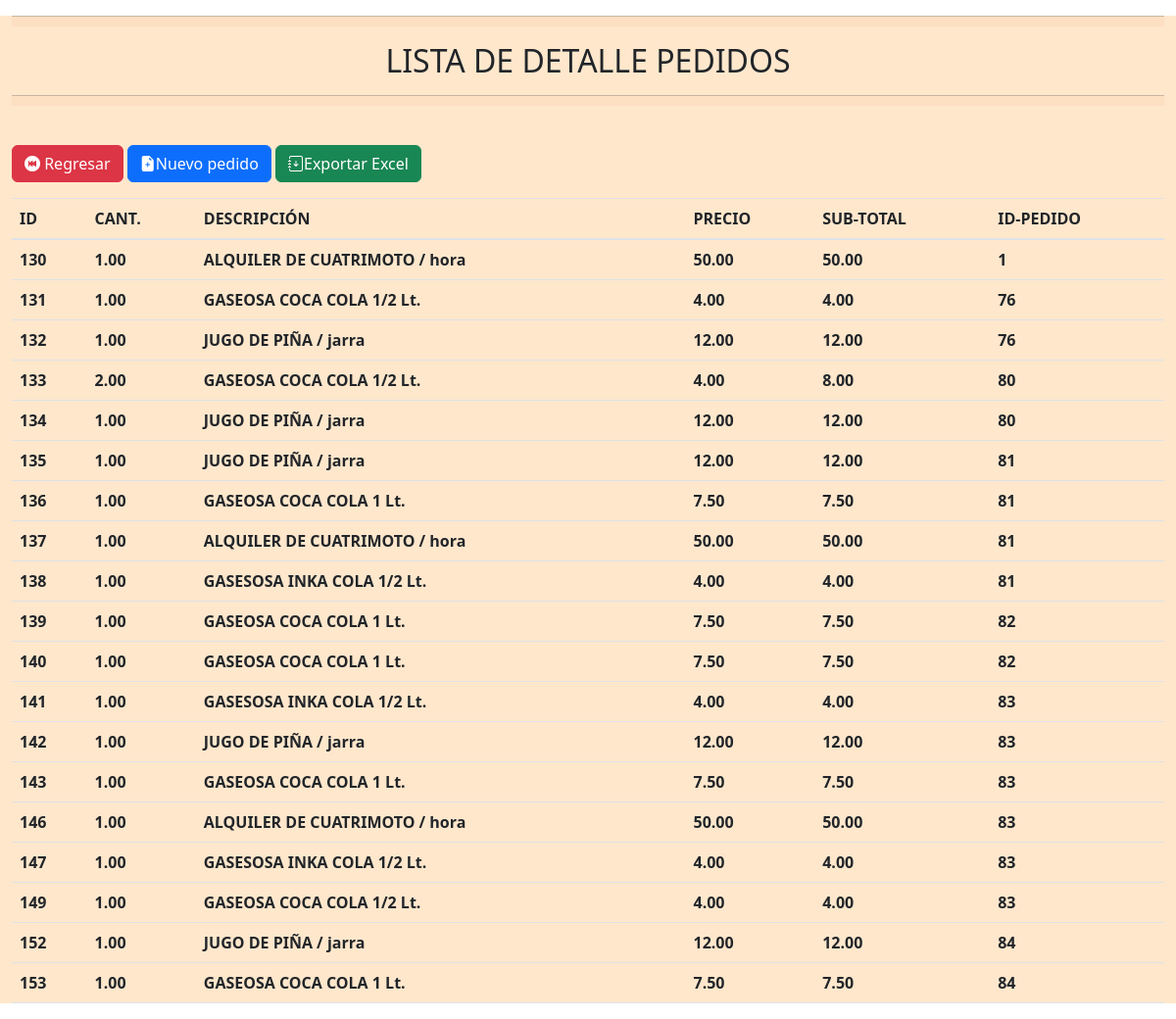
/vista/detallepedido/lista_detpedido.php, run on the app's committed database.
### tables this page shows
CREATE TABLE `tb_detallepedido` (
  `id_detallepedido` int(11) NOT NULL,
  `cant` decimal(10,2) NOT NULL,
  `producto` varchar(100) NOT NULL,
  `precio` decimal(10,2) NOT NULL,
  `subtotal` decimal(10,2) NOT NULL,
  `id_pedido` int(11) NOT NULL
);

### conection/conection.php (called while the page is built)
<?php
    class db{
        private $host= "localhost";
        private $dbname="db_casagrauhotel";
        private $user="root";
        private $password="123";
        public function conexion(){
            try{
                $PDO = new PDO("mysql:host=".$this->host.";dbname=".$this->dbname,$this->user,$this->password);
                return $PDO;
            }catch(PDOException $e){
                return $e->getMessage();
            }
        }
    }
?>

### control/detallepecontrol.php (called while the page is built, shortened)
<?php
    class detallepeControl{
        private $model;
        public function __construct()
        {
            require_once("c://xampp/htdocs/casagrau/model/detallepemodel.php");
            $this->model = new detallepeModel();
        }
        public function index(){
            return ($this->model->index()) ? $this->model->index() : false;
        }
    }
?>

### model/detallepemodel.php (called while the page is built, shortened)
<?php
    class detallepeModel{
        private $PDO;
        public function __construct()
        {
            require_once("c://xampp/htdocs/casagrau/conection/conection.php");
            $con = new db();
            $this->PDO = $con->conexion();
        }
        public function index(){
            $stament = $this->PDO->prepare("SELECT * FROM tb_detallepedido");
            return ($stament->execute()) ? $stament->fetchAll() : false;
        }
    }
?>

### vista/detallepedido/lista_detpedido.php (the view, shortened to what this page needs)
<?php
    require_once("C://xampp/htdocs/casagrau/vista/head/head.php");
    require_once("C://xampp/htdocs/casagrau/control/detallepecontrol.php");
    $obj = new detallepeControl();
    $rows = $obj->index();
?>
<!DOCTYPE html>
<html lang="es">
   <head>
   <link rel="stylesheet" href="css/login.css">
   <link rel="stylesheet" href="https://cdn.jsdelivr.net/npm/bootstrap-icons@1.10.4/font/bootstrap-icons.css">
   </head>
      <body>
      <div class="container-fluid" style="background-color: #FFE7CC;">
    <div style="text-align: center;">
    <hr style="height:10px;background:#F8CBA6">
    <h2>LISTA DE DETALLE PEDIDOS</h2>
    <hr style="height:10px;background:#F8CBA6">
  </div></br>
  <div class="mb-3">
<a href="/casagrau/admin.php" class="btn btn-danger"> <i class="bi bi-skip-backward-circle-fill"></i> Regresar</a>
    <a href="pedidos.php" class="btn btn-primary"><i class="bi bi-file-earmark-plus-fill"></i>Nuevo pedido</a>
    <a href="excel.php" class="btn btn-success"><i class="bi bi-journal-arrow-down"></i>Exportar Excel</a>
</div>
<table class="table">
    <thead>
        <tr  style="border: 50px;">
            <th scope="col">ID</th>
            <th scope="col">CANT.</th>
            <th scope="col">DESCRIPCIÓN</th>
            <th scope="col">PRECIO</th>
            <th scope="col">SUB-TOTAL</th>
            <th scope="col">ID-PEDIDO</th>
        </tr>
    </thead>
    <tbody>
        <?php if($rows): ?>
            <?php foreach($rows as $row): ?>
                <tr>
                    <th><?= $row[0] ?></th>
                    <th><?= $row[1] ?></th>
                    <th><?= $row[2] ?></th>
                    <th><?= $row[3] ?></th>
                    <th><?= $row[4] ?></th>
                    <th><?= $row[5] ?></th>
                </tr>
            <?php endforeach; ?>
        <?php else: ?>
            <tr>
                <td colspan="3" class="text-center">No hay registros actualmente</td>
            </tr>
        <?php endif; ?>
    </tbody>
</table>
      </div>
</body>
</html>

### css/login.css (style rules this page uses)
* { margin:10; padding:10 }
*,:after,:before { box-sizing:border-box }
a { color:inherit;text-decoration:none }
::placeholder { color: #b3b3b3; }

### data on the page
tb_detallepedido: id_detallepedido "130", cant "1.00", producto "ALQUILER DE CUATRIMOTO / hora", precio "50.00", subtotal "50.00", id_pedido "1"
tb_detallepedido: id_detallepedido "131", cant "1.00", producto "GASEOSA COCA COLA 1/2 Lt.", precio "4.00", subtotal "4.00", id_pedido "76"
tb_detallepedido: id_detallepedido "132", cant "1.00", producto "JUGO DE PIÑA / jarra", precio "12.00", subtotal "12.00", id_pedido "76"
tb_detallepedido: id_detallepedido "133", cant "2.00", producto "GASEOSA COCA COLA 1/2 Lt.", precio "4.00", subtotal "8.00", id_pedido "80"
tb_detallepedido: id_detallepedido "134", cant "1.00", producto "JUGO DE PIÑA / jarra", precio "12.00", subtotal "12.00", id_pedido "80"
tb_detallepedido: id_detallepedido "135", cant "1.00", producto "JUGO DE PIÑA / jarra", precio "12.00", subtotal "12.00", id_pedido "81"
tb_detallepedido: id_detallepedido "136", cant "1.00", producto "GASEOSA COCA COLA 1 Lt.", precio "7.50", subtotal "7.50", id_pedido "81"
tb_detallepedido: id_detallepedido "137", cant "1.00", producto "ALQUILER DE CUATRIMOTO / hora", precio "50.00", subtotal "50.00", id_pedido "81"
tb_detallepedido: id_detallepedido "138", cant "1.00", producto "GASESOSA INKA COLA 1/2 Lt.", precio "4.00", subtotal "4.00", id_pedido "81"
tb_detallepedido: id_detallepedido "139", cant "1.00", producto "GASEOSA COCA COLA 1 Lt.", precio "7.50", subtotal "7.50", id_pedido "82"
tb_detallepedido: id_detallepedido "140", cant "1.00", producto "GASEOSA COCA COLA 1 Lt.", precio "7.50", subtotal "7.50", id_pedido "82"
tb_detallepedido: id_detallepedido "141", cant "1.00", producto "GASESOSA INKA COLA 1/2 Lt.", precio "4.00", subtotal "4.00", id_pedido "83"
tb_detallepedido: id_detallepedido "142", cant "1.00", producto "JUGO DE PIÑA / jarra", precio "12.00", subtotal "12.00", id_pedido "83"
tb_detallepedido: id_detallepedido "143", cant "1.00", producto "GASEOSA COCA COLA 1 Lt.", precio "7.50", subtotal "7.50", id_pedido "83"
tb_detallepedido: id_detallepedido "146", cant "1.00", producto "ALQUILER DE CUATRIMOTO / hora", precio "50.00", subtotal "50.00", id_pedido "83"
tb_detallepedido: id_detallepedido "147", cant "1.00", producto "GASESOSA INKA COLA 1/2 Lt.", precio "4.00", subtotal "4.00", id_pedido "83"
tb_detallepedido: id_detallepedido "149", cant "1.00", producto "GASEOSA COCA COLA 1/2 Lt.", precio "4.00", subtotal "4.00", id_pedido "83"
tb_detallepedido: id_detallepedido "152", cant "1.00", producto "JUGO DE PIÑA / jarra", precio "12.00", subtotal "12.00", id_pedido "84"
tb_detallepedido: id_detallepedido "153", cant "1.00", producto "GASEOSA COCA COLA 1 Lt.", precio "7.50", subtotal "7.50", id_pedido "84"
